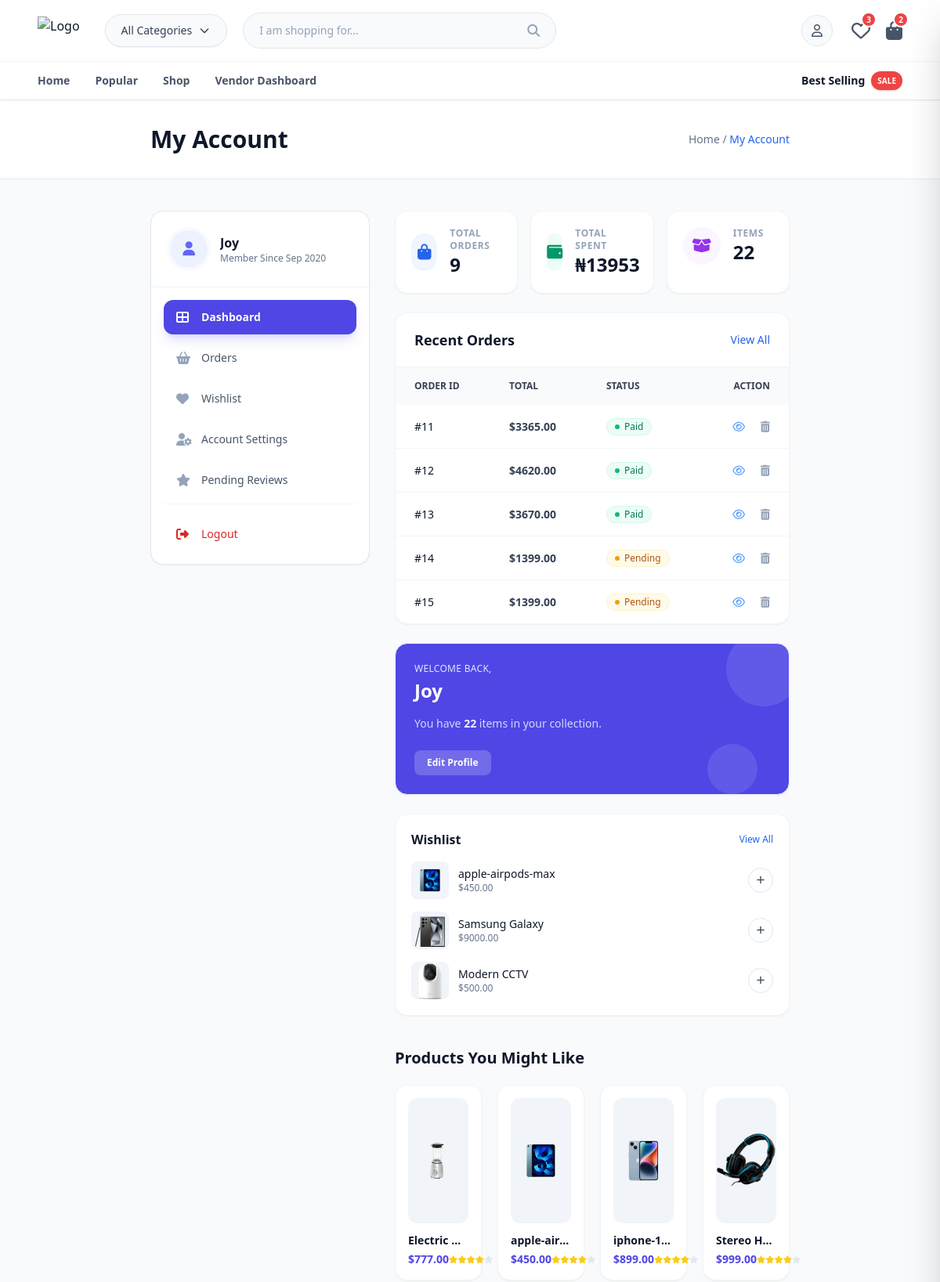
The app's page /customer/customer/dashboard/ (signed in, upper part), older data.
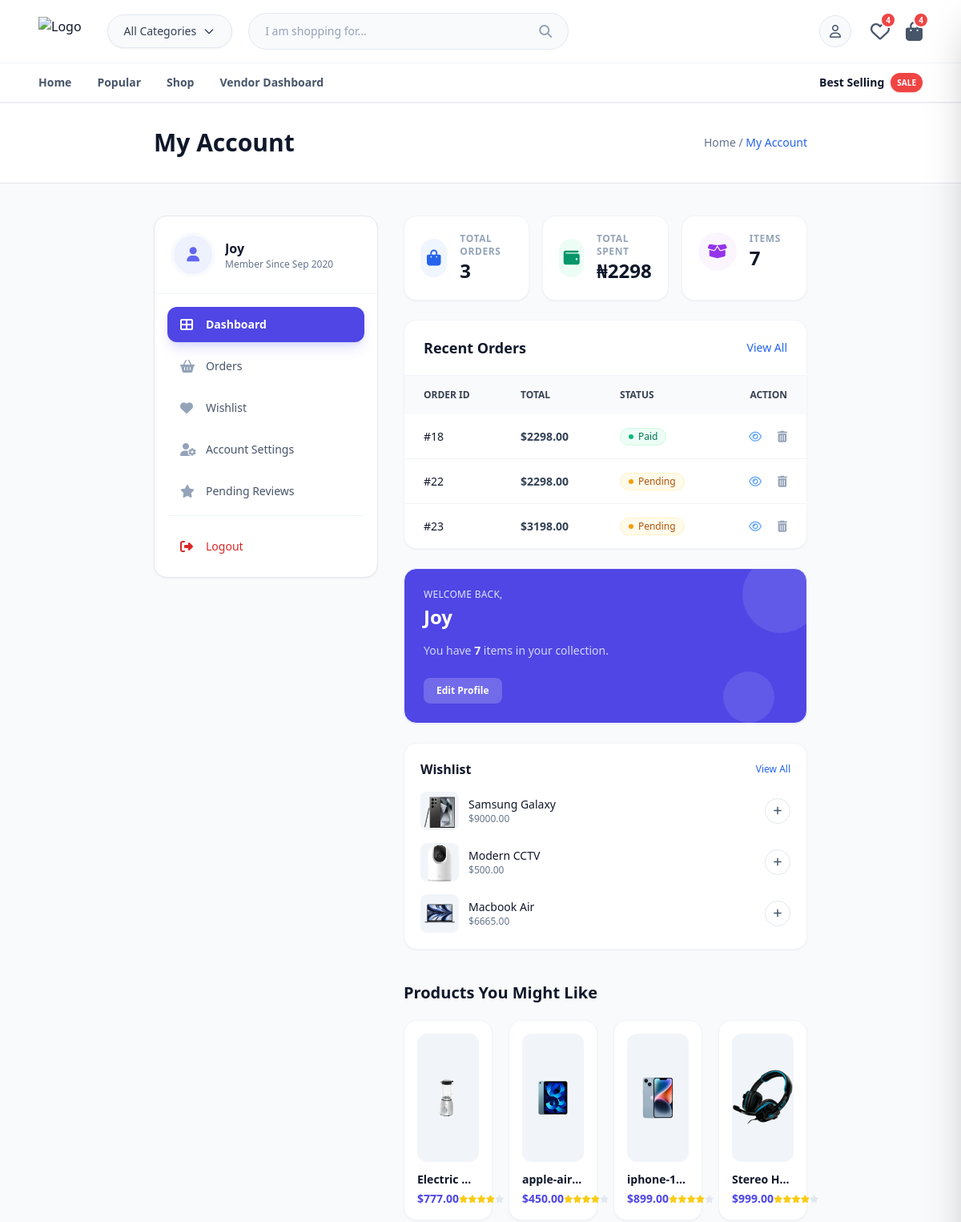
The same page, newer data.
### store/models.py (models this page shows, shortened)
class Order(models.Model):
    STATUS = (
        ("Paid", "Paid"),
        ("Pending", "Pending"),
        ("Failed", "Failed"),
    )
    user = models.ForeignKey(userauth_model.User, on_delete=models.SET_NULL, null=True)
    fullname = models.CharField(max_length=50, null=True, blank=True)
    mobile = models.CharField(max_length=50, null=True, blank=True)
    city = models.CharField(max_length=100, default='Unknown City')
    address = models.CharField(max_length=100, null=True, blank=True)
    state = models.CharField(max_length=100, null=True, blank=True)
    country = models.CharField(max_length=100, null=True, blank=True)
    total = models.DecimalField(default=0, decimal_places=2, max_digits=12, null=True, blank=True)
    payment_status = models.CharField(max_length=50, choices=STATUS, default="Pending")
    date = models.DateTimeField(default=timezone.now, null=True, blank=True)

class Wishlist(models.Model):
    product = models.ForeignKey(Product, on_delete=models.CASCADE, null=True)
    user = models.ForeignKey(userauth_model.User, on_delete=models.CASCADE, null=True)
    class Meta:
        constraints = [
            models.UniqueConstraint(fields=["user", "product"], name="unique_wishlist_user_product")
        ]

class Product(models.Model):
    STATUS = (
        ("Published", "Published"),
        ("Draft", "Draft"),
        ("Disabled", "Disabled"),
    )
    BANNERS = (
        ("Banner 1", "Banner 1"),
        ("Banner 2", "Banner 2"),
        ("Banner 3", "Banner 3"),
        ("Banner 4", "Banner 4"),
        ("Banner 5", "Banner 5"),
        ("Banner 6", "Banner 6"),
    )
    status = models.CharField(max_length=500, choices=STATUS, default="Published")
    user = models.ForeignKey(userauth_model.User, on_delete=models.SET_NULL, null=True)
    category = models.ForeignKey("store.Category",on_delete=models.SET_NULL, null=True)
    name = models.CharField(max_length=50)
    description = models.TextField(blank=True, null=True)
    additional_information = models.TextField(blank=True, null=True)
    image = models.ImageField(upload_to='image', null=True, blank=True)
    sale_price = models.DecimalField(default=0, decimal_places=2, max_digits=12)
    regular_price = models.DecimalField(default=0, decimal_places=2, max_digits=12, null=True, blank=True)
    in_stock = models.BooleanField(default=False)
    free_delivery = models.BooleanField(default=False)
    qty = models.IntegerField(default=0, null=True, blank=True)
    featured = models.BooleanField(default=False)
    popular = models.BooleanField(default=False)
    slug = models.SlugField(unique=True, blank=True, null=True)
    cover_image = models.ImageField(upload_to='image', null=True, blank=True)
    best_selling = models.BooleanField(default=False)
    new_arrivals = models.BooleanField(default=False)
    banner = models.CharField(max_length=50, choices=BANNERS, blank=True, null=True)

### customer/views.py (the view)
# urls.py: path('customer/dashboard/', views.customer_dashboard,  name='customer_dashboard'),
@login_required
def customer_dashboard(request):
    orders = Order.objects.filter(user=request.user)
    wishlist = Wishlist.objects.filter(user=request.user)
    featured_products = Product.objects.filter(featured=True)
    items_purchased = OrderItem.objects.filter(order__in=orders, order__user=request.user)
    aggregation_result = Order.objects.filter(user=request.user, payment_status="Paid").aggregate(total_spent=Sum("total"))
    total_spent_value = aggregation_result['total_spent'] or 0
    context = {
        "orders": orders,
        "items_purchased": items_purchased,
        "total_spent": total_spent_value,
        "wishlist": wishlist,
        "featured_products": featured_products,
    }
    return render(request, 'customer/dashboard.html', context)

### store/context_processors.py (called while the page is built)
def cart_wishlist_counts(request):
    cart_count = 0
    wishlist_count = 0
    if request.user.is_authenticated:
        cart_count = Cart.objects.filter(user=request.user).count()
        wishlist_count = Wishlist.objects.filter(user=request.user).count()
    return {
        'CART_ITEM_COUNT': cart_count,
        'WISHLIST_ITEM_COUNT': wishlist_count,
    }

def default(request):
    categories = Category.objects.all()
    return {
        'categories': categories,
    }

### templates/customer/dashboard.html (shortened to what the changed rows need)
{% extends 'partials/base.html' %}
{% load static %}
{% block content %}
<div class="bg-white border-b border-gray-200 py-8 flex items-center justify-between px-4 lg:px-[12rem] xl:px-[19rem]">
    <h1 class="font-bold text-3xl text-slate-900">My Account</h1>
</div>
<section class="bg-[#F9FAFB] py-10 px-4 lg:px-[12rem] xl:px-[19rem]">
    <div class="grid grid-cols-1 lg:grid-cols-[280px_1fr] gap-8">
        <aside class="hidden lg:block sticky top-32 self-start h-fit">
            {% include 'customer/includes/sidebar.html' %}
        </aside>
        <div class="space-y-6">
            <div class="grid grid-cols-1 sm:grid-cols-3 gap-4">
                <div class="rounded-2xl border border-slate-100 bg-white p-5 shadow-sm">
                    <div class="flex items-center gap-4">
                        <div>
                            <p class="text-xs font-bold uppercase tracking-wider text-slate-400">Total Orders</p>
                            <p class="text-2xl font-bold text-slate-900">{{orders.count}}</p>
                        </div>
                    </div>
                </div>
                <div class="rounded-2xl border border-slate-100 bg-white p-5 shadow-sm">
                    <div class="flex items-center gap-4">
                        <div>
                            <p class="text-xs font-bold uppercase tracking-wider text-slate-400">Total Spent</p>
                            <p class="text-2xl font-bold text-slate-900">₦{{total_spent}}</p>
                        </div>
                    </div>
                </div>
                <div class="rounded-2xl border border-slate-100 bg-white p-5 shadow-sm">
                    <div class="flex items-center gap-4">
                        <div>
                            <p class="text-xs font-bold uppercase tracking-wider text-slate-400">Items</p>
                            <p class="text-2xl font-bold text-slate-900">{{items_purchased.count}}</p>
                        </div>
                    </div>
                </div>
            </div>
            <div class="grid grid-cols-1 xl:grid-cols-3 gap-6">
                <div class="xl:col-span-2 rounded-2xl border border-slate-100 bg-white shadow-sm overflow-hidden">
                    {% if orders %}
                    <div class="overflow-x-auto">
                        <table class="w-full text-left text-sm text-gray-500">
                            <thead class="bg-gray-50 text-xs uppercase text-gray-700">
                                <tr>
                                    <th class="px-6 py-4">Order ID</th>
                                    <th class="px-6 py-4">Total</th>
                                    <th class="px-6 py-4">Status</th>
                                    <th class="px-6 py-4 text-right">Action</th>
                                </tr>
                            </thead>
                            <tbody class="divide-y divide-gray-100">
                                {% for order in orders|slice:":5" %}
                                <tr class="hover:bg-slate-50 transition-colors">
                                    <td class="px-6 py-4 font-medium text-slate-900">#{{order.id}}</td>
                                    <td class="px-6 py-4 font-semibold text-slate-700">${{order.total}}</td>
                                    <td class="px-6 py-4">
                                        <span class="inline-flex items-center gap-1.5 rounded-full px-2.5 py-0.5 text-xs font-medium
                                            {% if order.payment_status == 'Paid' %} bg-emerald-50 text-emerald-700 border border-emerald-100
                                            {% elif order.payment_status == 'Pending' %} bg-amber-50 text-amber-700 border border-amber-100
                                            {% else %} bg-red-50 text-red-700 border border-red-100 {% endif %}">
                                            <span class="h-1.5 w-1.5 rounded-full
                                                {% if order.payment_status == 'Paid' %} bg-emerald-500
                                                {% elif order.payment_status == 'Pending' %} bg-amber-500
                                                {% else %} bg-red-500 {% endif %}"></span>
                                            {{ order.payment_status }}
                                        </span>
                                    </td>
                                    <td class="px-6 py-4 text-right  space-x-4">
                                        <a href="{% url 'customer_order_detail' order.id %}" class="text-blue-400 hover:text-blue-500 transition-colors">
                                            <i class="fa-regular fa-eye"></i>
                                        </a>
                                        <a href="{% url 'order_delete' order.id %}"
                                            class="text-slate-400 hover:text-red-500 transition-colors">
                                            <i class="fa-solid fa-trash-can"></i>
                                        </a>
                                    </td>
                                </tr>
                                {% endfor %}
                            </tbody>
                        </table>
                    </div>
                    {% endif %}
                </div>
                <div class="space-y-6">
                    <div
                        class="rounded-2xl border border-slate-100 bg-indigo-600 p-6 shadow-sm text-white relative overflow-hidden">
                        <div class="relative z-10">
                            <h2 class="text-2xl font-bold">{{user.username}}</h2>
                            <p class="mt-4 text-sm text-indigo-100 opacity-90">You have <span
                                    class="font-bold text-white">{{items_purchased.count}}</span> items in your
                                collection.</p>
                        </div>
                    </div>
                    <div class="rounded-2xl border border-slate-100 bg-white p-5 shadow-sm">
                        {% if wishlist %}
                        <div class="space-y-4">
                            {% for item in wishlist|slice:":3" %}
                            <div class="flex items-center gap-3">
                                <div class="h-12 w-12 rounded-lg bg-slate-100 overflow-hidden shrink-0">
                                    <img src="{{ item.product.image.url }}" alt="" class="h-full w-full object-cover">
                                </div>
                                <div class="min-w-0 flex-1">
                                    <h4 class="truncate text-sm font-medium text-slate-900">{{ item.product.name }}</h4>
                                    <p class="text-xs text-slate-500">${{ item.product.sale_price }}</p>
                                </div>
                                <form method="POST" action="{% url 'add_cart' item.product.id %}">
                                    <button
                                        class="flex h-8 w-8 items-center justify-center rounded-full border border-slate-200 text-slate-600 hover:bg-indigo-50 hover:text-indigo-600 hover:border-indigo-100 transition-all">
                                        <i class="fa-solid fa-plus text-xs"></i>
                                    </button>
                                </form>
                            </div>
                            {% endfor %}
                        </div>
                        {% else %}
                        <p class="text-sm text-slate-400 py-4 text-center italic">Your wishlist is empty</p>
                        {% endif %}
                    </div>
                </div>
            </div>
            <div class="pt-4">
                <div class="grid grid-cols-1 sm:grid-cols-2 lg:grid-cols-4 gap-5">
                    {% for p in featured_products|slice:":4" %} <div
                        class="group rounded-2xl border border-slate-100 bg-white p-4 shadow-sm hover:shadow-md transition-all">
                        <div class="relative h-40 w-full overflow-hidden rounded-xl bg-slate-100">
                            <img src="{{ p.image.url }}" alt="{{ p.name }}"
                                class="h-full w-full object-contain transition-transform duration-500 group-hover:scale-110">
                        </div>
                        <div class="mt-3">
                            <h4 class="truncate text-sm font-semibold text-slate-900">{{ p.name }}</h4>
                            <div class="mt-1 flex items-center justify-between">
                                <p class="text-sm font-bold text-indigo-600">${{ p.sale_price }}</p>
                                <div class="flex text-[10px] text-yellow-400">
                                    <i class="fa-solid fa-star"></i>
                                    <i class="fa-solid fa-star"></i>
                                    <i class="fa-solid fa-star"></i>
                                    <i class="fa-solid fa-star"></i>
                                    <i class="fa-solid fa-star text-slate-200"></i>
                                </div>
                            </div>
                        </div>
                    </div>
                    {% empty %}
                    <p class="col-span-full text-center text-slate-400">No recommendations available right now.</p>
                    {% endfor %}
                </div>
            </div>
        </div>
    </div>
</section>
{% endblock content %}

Row changes from the older to the newer data that the page shows:
removed Order: id "11", total "3365.00", payment_status "Paid"
removed Order: id "12", total "4620.00", payment_status "Paid"
removed Order: id "13", total "3670.00", payment_status "Paid"
removed Order: id "14", total "1399.00", payment_status "Pending"
removed Order: id "15", total "1399.00", payment_status "Pending"
removed Wishlist: product.image (picture), product.name "apple-airpods-max", product.sale_price "450.00"
now on this page (row unchanged): Order: id "18", total "2298.00", payment_status "Paid"
now on this page (row unchanged): Order: id "22", total "2298.00", payment_status "Pending"
added Order: id "23", total "3198.00", payment_status "Pending"
added Wishlist: product.image (picture), product.name "Macbook Air", product.sale_price "6665.00"
Text that changed along with them:
{{ WISHLIST_ITEM_COUNT }}: "3" → "4"
{{ CART_ITEM_COUNT }}: "2" → "4"
{{ orders.count }}: "9" → "3"
{{ total_spent }}: "13953" → "2298"
{{ items_purchased.count }}: "22" → "7"
